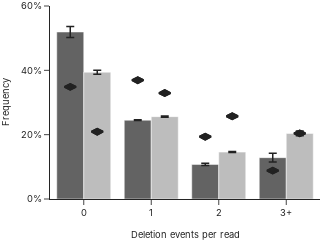

The notebook cell saved with this chart:
### Code cell
fig = per_read(data, 'delevents', n_bases)
fig.update_yaxes(  
    range=[0, 0.6], 
    dtick=0.2
)
fig.update_xaxes(title='Deletion events per read', title_font_family="Inter", title_font_size=28/3, tickfont_size=28/3)
fig.show()
fig.write_image("read_dels.svg")

### Figure 1 — Plotly figure (JSON) as saved in the notebook; plotly's stock layout.template omitted (floating-point values rounded to 4 significant figures)
{"data": [{"error_y": {"array": [0.01685, 0.001204, 0.003478, 0.01348], "color": "#222222", "thickness": 1.5, "type": "data", "visible": true}, "marker": {"color": "#636363"}, "type": "bar", "x": [0, 1, 2, 3], "y": [0.5192, 0.245, 0.1073, 0.1285]}, {"marker": {"color": "#222222", "line": {"color": "#222222", "width": 2}, "size": 8, "symbol": "diamond-wide"}, "mode": "markers", "type": "scatter", "x": [-0.2, 0.8, 1.8, 2.8], "y": [0.3488, 0.3693, 0.1936, 0.08837]}, {"marker": {"color": "#222222", "line": {"color": "#222222", "width": 2}, "size": 8, "symbol": "diamond-wide"}, "mode": "markers", "type": "scatter", "x": [-0.2, 0.8, 1.8, 2.8], "y": [0.3488, 0.3693, 0.1936, 0.08837]}, {"error_y": {"array": [0.006159, 0.002252, 0.001628, 0.007202], "color": "#222222", "thickness": 1.5, "type": "data", "visible": true}, "marker": {"color": "#bdbdbd"}, "type": "bar", "x": [0, 1, 2, 3], "y": [0.3941, 0.2561, 0.1458, 0.204]}, {"marker": {"color": "#222222", "line": {"color": "#222222", "width": 2}, "size": 8, "symbol": "diamond-wide"}, "mode": "markers", "type": "scatter", "x": [0.2, 1.2, 2.2, 3.2], "y": [0.2092, 0.3295, 0.2573, 0.2041]}, {"marker": {"color": "#222222", "line": {"color": "#222222", "width": 2}, "size": 8, "symbol": "diamond-wide"}, "mode": "markers", "type": "scatter", "x": [0.2, 1.2, 2.2, 3.2], "y": [0.2092, 0.3295, 0.2573, 0.2041]}], "layout": {"barmode": "group", "font": {"family": "Inter"}, "height": 175, "legend": {"font": {"size": 9.333}}, "margin": {"b": 0, "l": 50, "r": 0, "t": 5}, "showlegend": false, "width": 245, "xaxis": {"range": [-0.5, 3.5], "tickfont": {"size": 9.333}, "tickmode": "array", "ticktext": ["0", "1", "2", "3+"], "tickvals": [0, 1, 2, 3], "title": {"font": {"family": "Inter", "size": 9.333}, "text": "Deletion events per read"}}, "yaxis": {"dtick": 0.2, "range": [0, 0.6], "tickfont": {"size": 9.333}, "tickformat": ",.0%", "title": {"font": {"family": "Inter", "size": 9.333}, "text": "Frequency"}}}}
